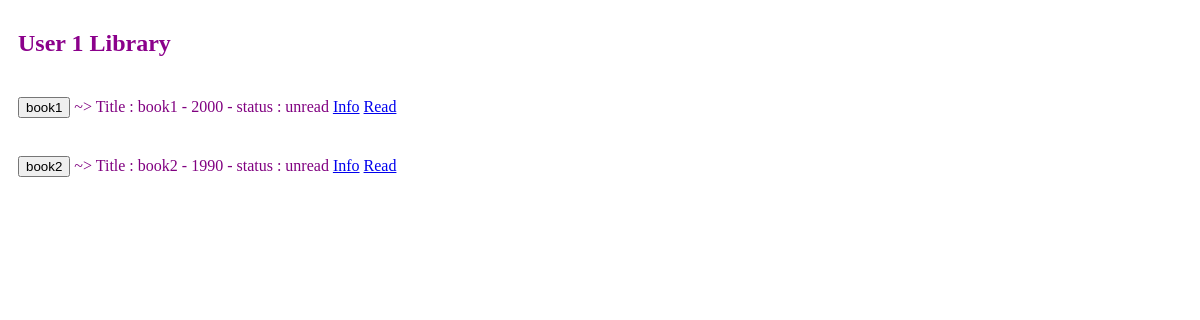
Page /library/mylib/1 on the earlier database version.
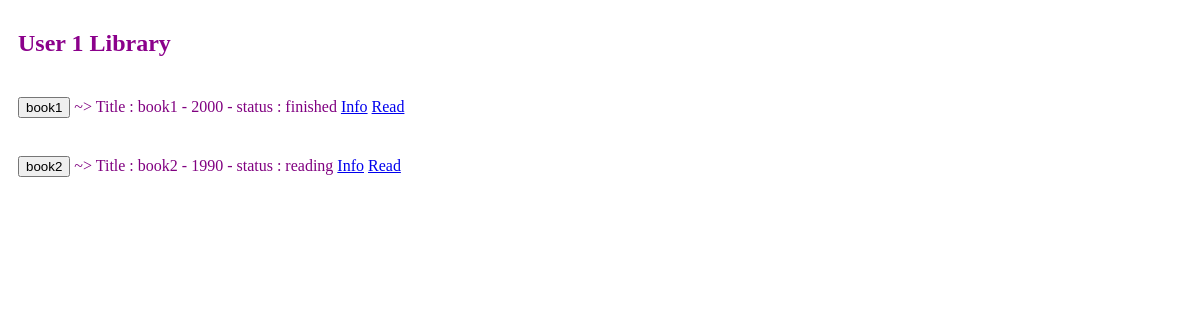
Same page on the later database version.
### library/models.py (models this page shows)
class UserLibrary(models.Model):
    book_status = [
        ('unread', 'unread'),
        ('reading', 'reading'),
        ('finished', 'finished')
    ]
    user = models.ForeignKey(User, on_delete=models.CASCADE, unique=False)
    file = models.ForeignKey(Book, on_delete=models.CASCADE, unique=True)
    status = models.CharField(max_length=10, choices=book_status, default='unread')
    status_value = models.IntegerField(default=0)

### library/views.py (the view)
# urls.py: path('mylib/<int:user_id>', views.UserLib.as_view(), name="user_lib"),
class UserLib(View):
    def get(self, request, user_id):
        user_books = UserLibrary.objects.all().filter(user_id=user_id)
        books = Book.objects.all().filter(id__in=[u.id for u in user_books])
        context = {
            'user_books': user_books,
            'books': books
        }
        return render(request, 'library/library.html', context)

### library/models.py (called while the page is built)
    def __str__(self):
        return f"{self.title} - {self.publish_year}"

### Templates/library/library.html (shortened to what this page needs)
<!DOCTYPE html>
<html lang="en">
<head>
</head>
<body>
<h2 style="color: darkmagenta; padding: 10px">User 1 Library</h2>
{% for book in books %}
    {% for b in user_books %}
        {% if book.id == b.file_id %}
<form method="POST">
    <div style="padding: 10px;color: purple">
        <input type="button" value={{book}} name="book_file"> ~> Title : {{ book.title }} - {{ book.publish_year }}
        - <span>status : {{ b.status }}</span>
        <a href="{% url 'book_info' book.id %}">  Info</a>
        <a href="{% url 'book_read' book.id %}">  Read</a>
        <br><br>
    </div>
</form>
        {% endif %}
    {% endfor %}
{% endfor %}
</body>
</html>

Differences in the rows shown:
changed UserLibrary: status "unread" → "finished"
changed UserLibrary: status "unread" → "reading"
